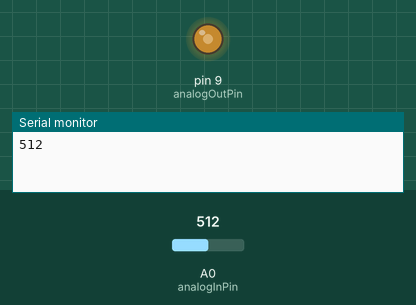
Bench run of a sketch on a simulated Arduino Uno, built with avr-gcc and run on an emulated ATmega328P. On the bench: output pins drawn as LEDs (lit = HIGH), the last lines printed to the serial monitor. The test bench sets the inputs (shaded band); at power-on: A0 (analogInPin) = 512.

Above: at 1.2 s.
1.3 s: A0 (analogInPin) set to 716
At 1.9 s:
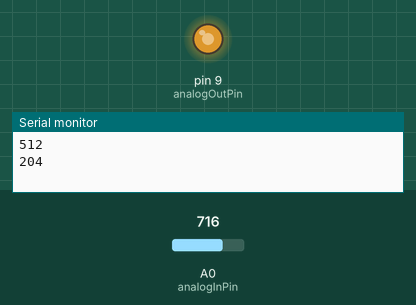
2.8 s: A0 (analogInPin) set to 900
At 3.2 s:
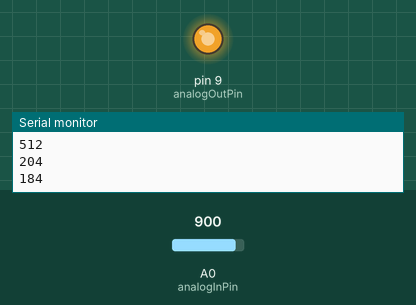
4.3 s: A0 (analogInPin) set to 122
At 5.5 s:
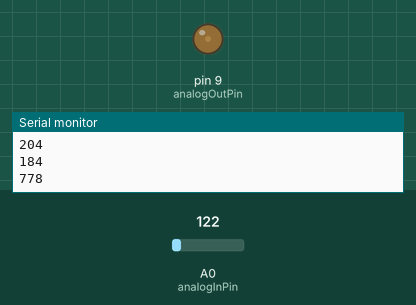
5.8 s: A0 (analogInPin) set to 0
At 7.0 s:
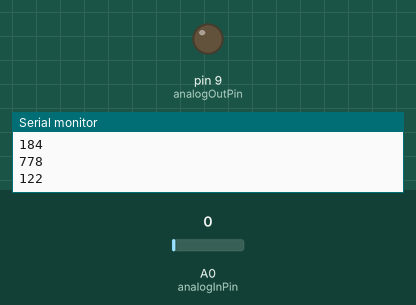
7.3 s: A0 (analogInPin) set to 511
At 8.4 s:
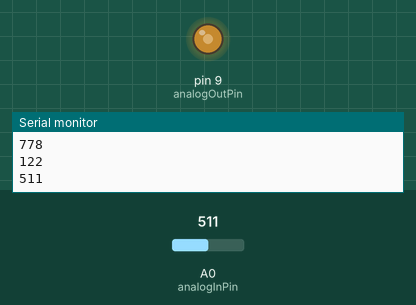
Timing chart, 0 to 9.8 s (numbered marks = the images above; inputs shaded):
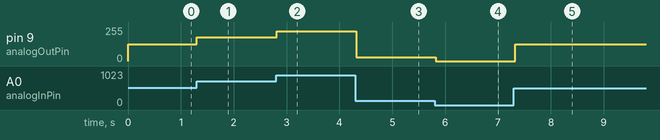

Measured:
- after the input at 1.3 s, pin 9 (analogOutPin): 127/255 → 178/255 at once
- after the input at 2.8 s, pin 9 (analogOutPin): 178/255 → 224/255 at once
- after the input at 4.3 s, pin 9 (analogOutPin): 224/255 → 30/255 at once
- after the input at 5.8 s, pin 9 (analogOutPin): 30/255 → 0/255 at once
- after the input at 7.3 s, pin 9 (analogOutPin): 0/255 → 127/255 at once

The sketch:

quantum.ino
```cpp
// These constants won't change. They're used to give names to the pins used:
const int analogInPin = A0; //detector outside box
const int analogOutPin = 9;  // Analog output pin that the LED is attached to

int sensorValue = 0;  // value read from the pot
int outputValue = 0;  // value output to the PWM (analog out)
int lastSensorValue = 0; // stores the last output value for comparison

void setup() {
  // initialize serial communications at 9600 bps:
  Serial.begin(9600); //laser attached to TX
}

void loop() {
  // read the analog in value:
  sensorValue = analogRead(analogInPin);
  // map it to the range of the analog out:
  outputValue = map(sensorValue, 0, 1023, 0, 255);
  // change the analog out value:
  analogWrite(analogOutPin, outputValue);
  // calculate the difference in outputValue from the last loop
  int diff = sensorValue - lastSensorValue;

  // only print if there's a change
  if(diff != 0) {
    Serial.println(abs(diff));


  }
  delay(50);
  // update the lastOutputValue for the next loop
  lastSensorValue = sensorValue;

  // a short delay to ensure serial output readability

}
```
